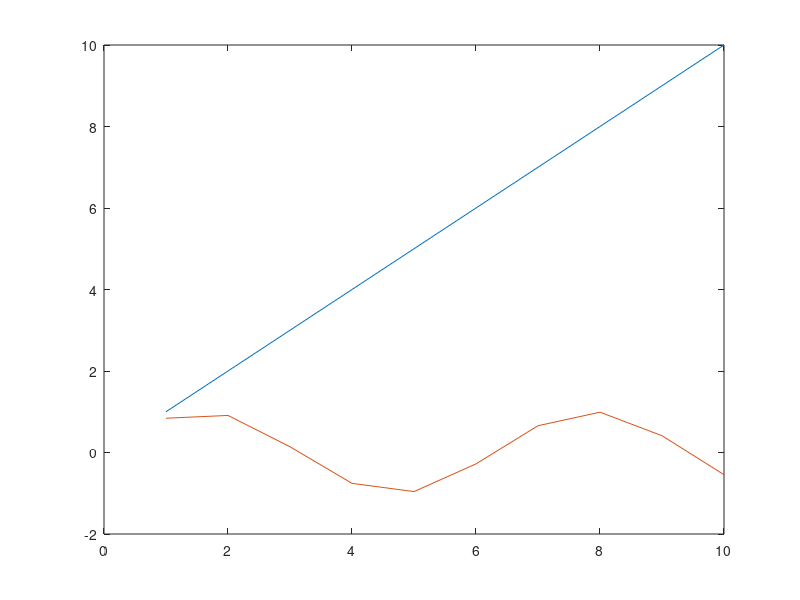
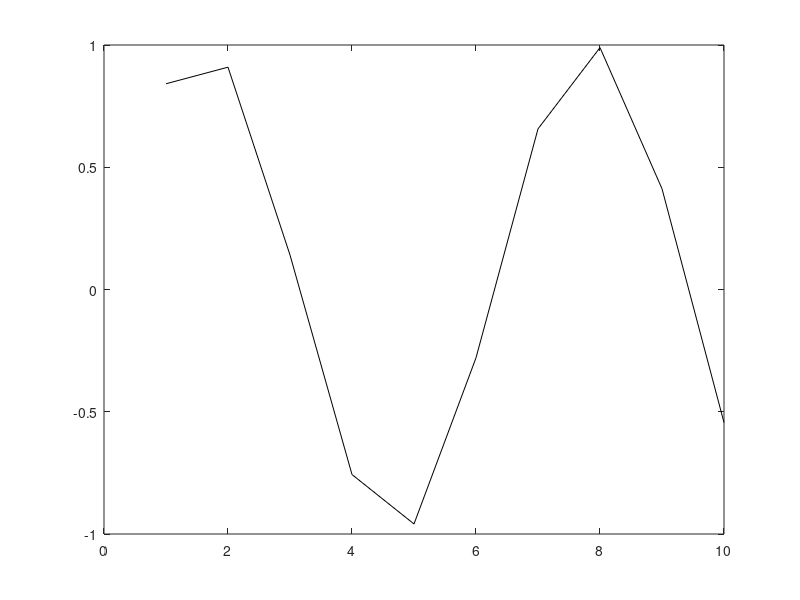
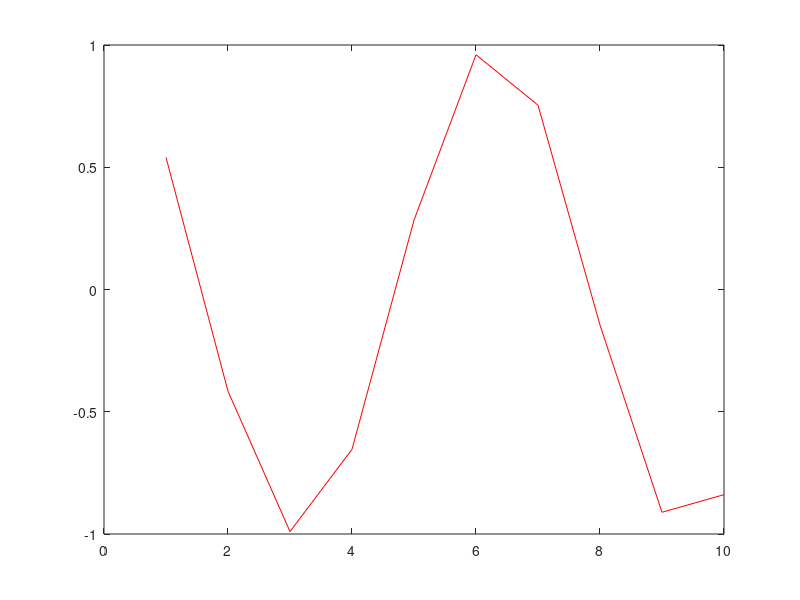

The MATLAB source for these figures, in order: (Note: this script raises an error after producing the figures.)
%% CELEST Matlab Tutorial

%% Comments, Variables, Vectors and Matrices

% Comments

% Green text preceded by a percent sign % are comments.  Matlab
% ignores comments -- that is, any text with a percent sign before it will
% result in Matlab doing nothing.  Try it out by copying and pasting the
% following:

% a = 5

% Comments are useful to put in your code so that you remember why are you
% writing a particular line of code.  It also helps other people understand
% your code should they have to use it.

% Often it is more useful and clear to assign a value to a variable name.
% This makes your code more readable and understandable.  For example, what
% is more readable? 

% firingRate * 10 

% OR 

% 5 * 10.  

% Here is how you assign a
% value to a variable in Matlab:

firingRate = 5

% You can assign more than one value to a variable.  The following code
% makes a 2 x 1 vector:

b = [3; 4]

% You can verify this is a 2 x 1 vector by the following command:
size(b)

% size is a built-in matlab function.  It tells you how many elements are
% in a vector of matrix.

% You can also make a 2 x 1 vector.  Notice that omitting the semi-colon
% makes this vector "horizontal":

c = [3 4]

size(c)

% If you don't want to see the output in the command window each time, you
% can supress the output by ending the statement with a semi-colon:

c = [3 4];

% You can also make a matrix.  Here is a 2x2 matrix:

d = [1 2; 3 4]

d = [1 2; ...
     3 4]

size(d)

% Typing in each number for a vector or matrix can be a pain in the ass.
% Luckily, you can tell Matlab to assign a consecutive sequence of numbers
% to a variable:

vec = 1:10

% The "step-size" of the consecutive sequence of numbers doesn't have to be
% one.  You can also step by larger or smaller numbers:

vec = 1:.25:10

% Sometimes you just want to access and change a single elmement of a
% vector.  You can access the fourth element of a vector by:

vec(4)

% And you can change the fourth element by:

vec(4) = 33

% Sometimes you don't want to have all the output in the command window.
% You can clear the command window by typing:

clc

% Similarly, you might want to clear variables from your workspace to
% reduce clutter:

clear all

% A helpful way to learn about built-in matlab functions is to type help
% before the function:

help clc
help clear

clc
%% Mathematical Operations

% You can use Matlab as a calculator.  For example, here is how you
% multiply, add, divide, and exponentiate:

3 * 4
3 + 4
3 / 4
3 ^ 4

% You can also use mathematical operations on vectors and matrices.
% Element-wise operations (multipying each element of a vector or matrix
% individually) are performed by using the period . before a mathematical
% operator such as times *:

vector = [2 2]
vector .* 5
matrix = [2 2; 2 2]
matrix .* 3

% If you want to multiply matrices as in linear algebra (which is not element-wise)
% you omit the period before the mathematical operator:

matrix * matrix

[3 1; 9 2; 3 7] * [1; 2]

%% Logical operations

% Sometimes you want to know whether two variables are equal or if one
% variable is larger than the other.  This is achieved by logical operators.
% In Matlab, 1 stands for True and 0 stands for False.  For example, say you 
% want to know if the firing rate from neuron1 is greater than the firing 
% rate from neuron2:

% First let's give the neurons' firing rates
neuronFiringRate1 = 4
neuronFiringRate2 = 3

% Now you can test whether the two variables are equal:
neuronFiringRate1 == neuronFiringRate2

% or if neuron1 has a greater firing rate than neuron2?
neuronFiringRate1 > neuronFiringRate2

% These operations also work on vectors and matrices element-wise, so you
% can determine whether a number is greater than each element in a matrix:

% Here is our original matrix

matrix

% And here is the result of comparing the matrix to the number 6:

6 > matrix

% Logical operators such as AND and OR are also useful.  For example, say
% that you had had a data set that consisted of animals and whether they
% were fast and big.  Suppose you only wanted the animals that were fast
% and big.  Using logical operators, you can select only the fast and big
% animals:

% Here we define the properties of one animal
isBig = 1; %  isBig = true
isFast = 0; % isFast = false

% Is it both big and fast?  The ampersand & indicates AND
isBig & isFast

% Suppose you only cared if the animal is big or fast, but either one would
% do.  You could then use the OR operator | :

isBig | isFast

% Finally, suppose you wanted animals that were small and slow.  You can
% use the negation operator, the tilde ~:

~isBig | ~isFast

% If you want to find out if they are not equal, then use the tilde and
% equal sign:

isBig ~= isFast


%% Selective Indexing

% You can combine what you've learned with assigning elements to variables
% and logical operators.  One of the more useful things you can learn is to
% use logical operators to access and change elements in vectors and
% matrices. Suppose you have a vector that goes from 1 to 10:

vec = 1:10

% Remember you could access each individual element of vec by typing:

vec(1)
vec(2)
vec(3)

% Suppose that you wanted to only access the elements of vec greater than
% five.  From before, you know that

vec > 5

% is a vector with zeros for each element in vec that is not greater than
% five and ones for each element that is.  Now, if you type:

vec(vec > 5)

% You get only the elements of vec greater than 5.
% This can be useful if you want to set all elements of a vector or matrix
% to a certain value.  For instance, if you wanted the values of vec
% greater than 5 to be zero, then:

vec(vec > 5) = 0

% Some other examples of this are:

vec(vec == 5)
vec(vec ~= 5)

% Some useful functions that we will not cover that also use logical
% operators and are often useful when comparing two vectors or matrices
% are:

help ismember
help intersect
help find
help setdiff
help unique

%% Control Loops - For and If

% For loops are useful if you need to repeat a section of code several
% times.  A simple example would be:

for ind = 1:20
    
    ex(ind) = ind
    
end

% Notice that this is the same as

ex = 1:20;

% Often in Matlab, for loops can be avoided and their vector
% representations (like above) will be faster and easier to use.  When
% possible, you should always try to use the vector representation.
% However, you shouldn't waste a whole lot of time trying to figure out the
% vector representation if a quick and easy for loop will do.

% If statements are also useful in Matlab.  There are occasions when you
% will want to execute a section of code only if a certain condition is
% fulfilled.

% isBig is true
isBig = 1;

% What does the if statement display?
if isBig
   display('I will crush you')  
else
    display('Please do not hurt me');
end

% isBig is false
isBig = 0;

% Now what does the if statement display?
if isBig
   display('I will crush you')  
else
    display('Please do not hurt me');
end
%% Graphics

% Matlab has the ability to allow you to visualize your data.  The most
% common way of visualizing your data is by using the plot command.  For
% example if you wanted a straight line going from (0,0) to (10,10) in x-y
% coordinates you would type

figure; % opens a blank new figure window
x = 1:10; % x-values for the plot
y = 1:10; % y-values for the plot

plot(x, y) % Plots the x-y values

% If you want to add another line to your plot in the same color, you type
hold on
plot(x, sin(x))

% Normally if you type plot twice, the second plot will erase the first.
% Hold keeps you on the same plot. If you want to keep plotting on the same
% plot but in different colors, you would type:
hold all;


% You can also change the color of your plots by adding an additional
% argument:

% For instance, if you want a black line you would add 'k' to the plot
% inputs like so
figure;
plot(x, sin(x), 'k');
% If you want a red line, you would add 'r' 
figure;
plot(x, cos(x), 'r');

% There are several other ways to plot data in Matlab.  Here are a few that
% come up frequently:

help bar
help hist
help stem
help surfc

%% Functions vs Scripts

% Scripts and functions are not the same.  Functions are given inputs and
% they produce outputs.  Scripts, on the other hand, have no inputs and
% outputs.  This m-file CELEST_matlab.m is a script because it contains a
% bunch of commands, but you cannot give the script inputs.  For example,
% you can run this whole file by typing its name:

% CELEST_matlab

% This will execute every line of code in this document.  You cannot give
% this script specific inputs like:

input1 = 5;
input2 = 10;

% CELEST_matlab(input1, input2);

% This will not do anything.  However, functions do have this property.  I
% have written an example function called myFirstFunction.  You can give it
% two inputs.  The function will simply multiply those two inputs and
% return a single output:

output = myFirstFunction(input1, input2)

% Some functions can have more than one output.  Many built-in Matlab
% functions have this feature.  You can assign variables to the outputs for
% a function by using the form [first_output, second_output] == myFunction(input).
% For example, with the Matlab function size, it returns both the number of
% rows and the number of columns

[row, col] = size(matrix);

% Compare
size(matrix)

% to

row
col

%% Saving and Loading Data

% To save all the variables in your workspace, simply type the name that 
% you want to use followed by .mat:
save('myFile.mat')

% To selectively save variables in your workspace, you follow the same
% format as above, except you also type the name of the variable you want
% to save in quotes:

save('myFile.mat', 'output');

% Loading a file works in the same way:
clear all; clc; close all;

load('myFile.mat')
%% Other Useful Built-in Matlab Functions and Miscellany
help max
help min
help repmat
help ones
help zeros
help nan
help mean
help sort
help errorbar
help nanmean
help ode45

%% For more information

% http://cns.bu.edu/~cnso/matlabtutorials.html
% http://math.bu.edu/people/mak/MA665/1_MATLAB_Tutorial.m
% Matlab for Neuroscientists
